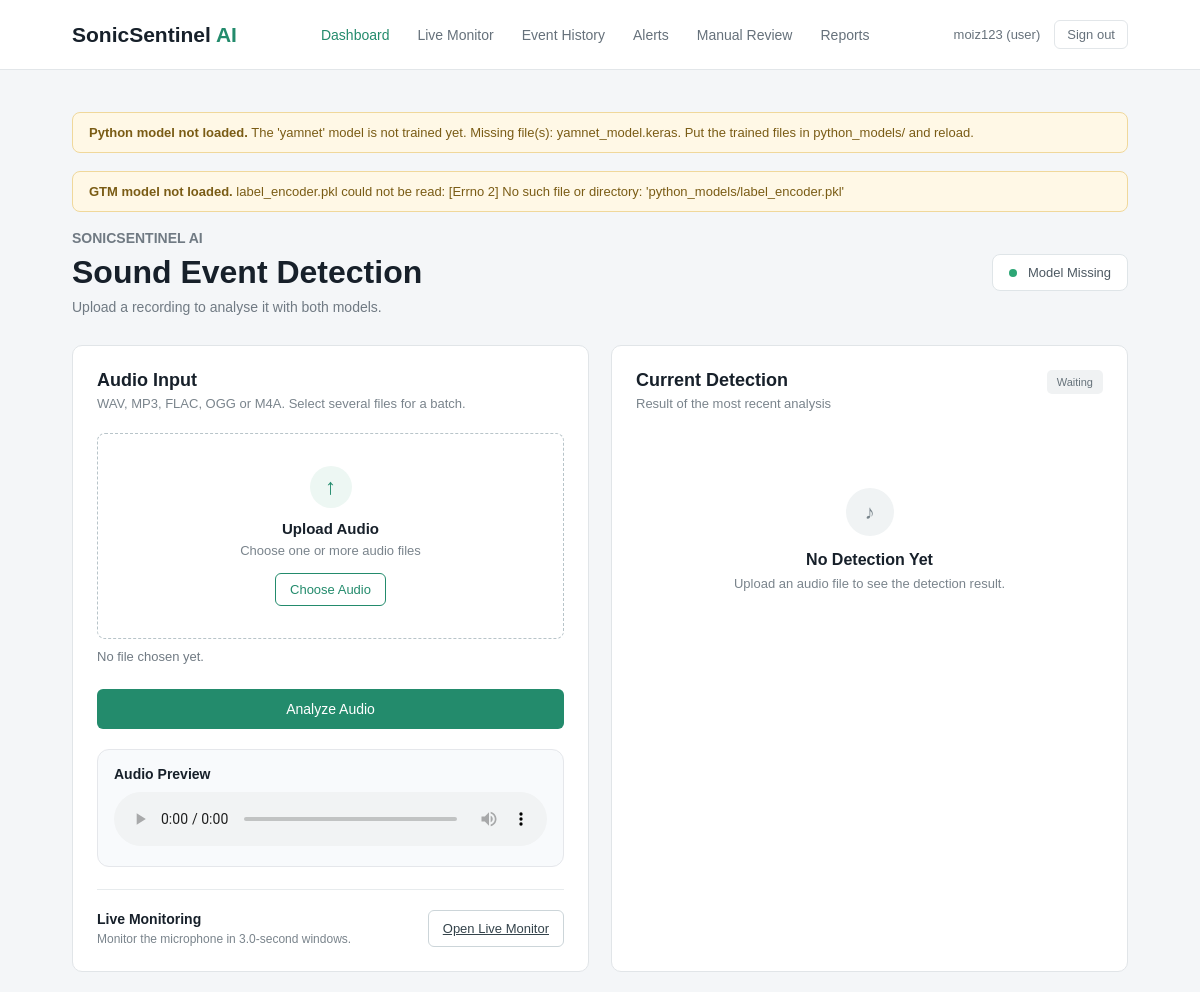
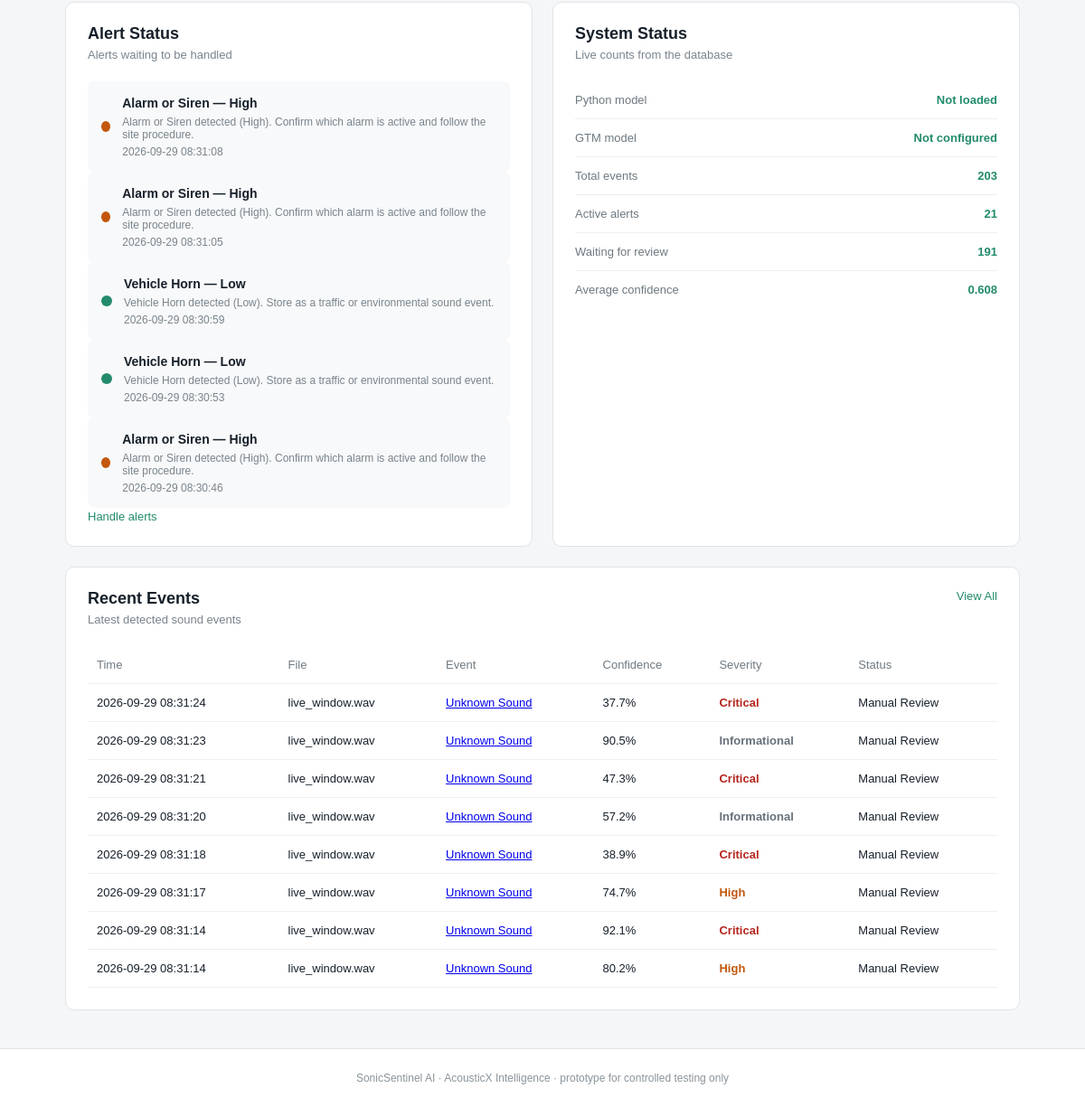
/ (signed in), run on the app's committed database (2 pictures, top to bottom).
### tables this page shows
CREATE TABLE users (
        user_id INTEGER PRIMARY KEY,
        username TEXT NOT NULL UNIQUE,
        password_hash TEXT NOT NULL,
        role TEXT NOT NULL
            CHECK (role IN ('user', 'reviewer', 'operator', 'maintenance', 'admin')),
        full_name TEXT,
        email TEXT,
        created_at TEXT NOT NULL DEFAULT CURRENT_TIMESTAMP
    );

CREATE TABLE alerts (
        alert_id INTEGER PRIMARY KEY,
        detection_id INTEGER NOT NULL,
        severity TEXT NOT NULL,
        message TEXT,
        status TEXT NOT NULL DEFAULT 'active',
        handled_by INTEGER,
        handled_at TEXT,
        created_at TEXT NOT NULL DEFAULT CURRENT_TIMESTAMP,

        FOREIGN KEY (detection_id) REFERENCES detections(detection_id),
        FOREIGN KEY (handled_by) REFERENCES users(user_id)
    );

CREATE TABLE detections (
        detection_id INTEGER PRIMARY KEY,
        audio_id INTEGER,
        segment_index INTEGER NOT NULL DEFAULT 0,
        start_sec REAL,
        end_sec REAL,

        python_class TEXT,
        python_scores TEXT,
        python_confidence REAL,
        python_model_version TEXT,

        gtm_class TEXT,
        gtm_scores TEXT,
        gtm_confidence REAL,
        gtm_model_version TEXT,

        agreement_status TEXT,
        confidence_difference REAL,
        top_two_margin REAL,
        overlapping_classes TEXT,

        quality TEXT,
        quality_notes TEXT,
        noise_level REAL,

        final_class TEXT,
        confidence_level TEXT,
        severity TEXT,
        alert_status TEXT,
        recommended_action TEXT,
        manual_review_required INTEGER NOT NULL DEFAULT 0,
        manual_review_reason TEXT,
        status TEXT NOT NULL DEFAULT 'Classified',
        reviewer_decision TEXT,

        waveform_path TEXT,
        spectrogram_path TEXT,

        created_at TEXT NOT NULL DEFAULT CURRENT_TIMESTAMP,

        FOREIGN KEY (audio_id) REFERENCES audio_files(audio_id)
    );

CREATE TABLE audio_files (
        audio_id INTEGER PRIMARY KEY,
        uploaded_by INTEGER,
        filename TEXT NOT NULL,
        stored_path TEXT NOT NULL,
        file_hash TEXT NOT NULL,
        fingerprint TEXT,
        audio_format TEXT,
        duration_sec REAL,
        sample_rate INTEGER,
        channels INTEGER,
        bit_depth INTEGER,
        file_size INTEGER,
        source_kind TEXT NOT NULL DEFAULT 'upload',
        augmentation_type TEXT,
        uploaded_at TEXT NOT NULL DEFAULT CURRENT_TIMESTAMP,

        FOREIGN KEY (uploaded_by) REFERENCES users(user_id)
    );

### app.py (the view, shortened to what this page needs)
@app.route("/", methods=["GET", "POST"])
def dashboard():
    user = current_user()
    if user is None:
        if request.method == "POST":
            return redirect(url_for("login"))
        return render_template("landing.html", classes=CLASSES)
    results = []
    error_message = None
    batch_summary = None
    context = page_context()
    context["user"] = user
    return render_template(
        "dashboard.html",
        results=results,
        result=results[0] if results else None,
        error_message=error_message,
        batch_summary=batch_summary,
        recent_events=database.get_recent_detections(8),
        active_alerts=database.get_alerts("active", 5),
        stats=database.get_statistics(),
        segment_duration=SEGMENT_DURATION_SEC,
        **context,
    )

### templates/dashboard.html (shortened to what this page needs)
{% extends "base.html" %}
{% set active_page = 'dashboard' %}
{% block content %}
<section class="page-heading">
    <div>
        <p class="small-title">SONICSENTINEL AI</p>
        <h1>Sound Event Detection</h1>
        <p>Upload a recording to analyse it with both models.</p>
    </div>
    <div class="system-status">
        <span></span>
        {% if model_status.available %}Model Ready{% else %}Model Missing{% endif %}
    </div>
</section>
<section class="main-grid">
    <div class="card input-card">
        <div class="card-heading">
            <div>
                <h2>Audio Input</h2>
                <p>WAV, MP3, FLAC, OGG or M4A. Select several files for a batch.</p>
            </div>
        </div>
        <form method="POST" enctype="multipart/form-data">
            <label class="upload-box">
                <div class="upload-icon">&uarr;</div>
                <h3>Upload Audio</h3>
                <p>Choose one or more audio files</p>
                <span class="choose-button">Choose Audio</span>
            </label>
            <p class="file-chosen" id="fileChosen">No file chosen yet.</p>
            <button type="submit" class="main-button">Analyze Audio</button>
        </form>
        <div class="audio-player">
            <h3>Audio Preview</h3>
            <audio id="audioPreview" controls>
            </audio>
        </div>
        <div class="live-box">
            <div>
                <h3>Live Monitoring</h3>
                <p>Monitor the microphone in {{ segment_duration }}-second windows.</p>
            </div>
            <a class="secondary-button" href="{{ url_for('live') }}">Open Live Monitor</a>
        </div>
    </div>
    <div class="card detection-card">
        <div class="card-heading">
            <div>
                <h2>Current Detection</h2>
                <p>Result of the most recent analysis</p>
            </div>
            <span class="status-badge">
                {% if result %}{{ result.status }}{% else %}Waiting{% endif %}
            </span>
        </div>
        {% if result %}
        <div class="detected-event">
            <p>Detected Sound</p>
            <h2>{{ result.final_class_name }}</h2>
            {% if result.final_class != result.detected_class %}
            <p class="muted">Python model said {{ result.detected_class_name }}.</p>
            {% endif %}
        </div>
        <div class="result-grid">
            <div class="result-item">
                <p>Confidence</p>
                <strong>{{ '%.1f'|format(result.python_confidence * 100) }}% ({{ result.confidence_level }})</strong>
            </div>
            <div class="result-item">
                <p>Severity</p>
                <strong class="severity-{{ result.severity|lower }}">{{ result.severity }}</strong>
            </div>
            <div class="result-item">
                <p>Audio Quality</p>
                <strong>{{ result.quality }}</strong>
            </div>
            <div class="result-item">
                <p>Alert Status</p>
                <strong>{{ result.alert_status }}</strong>
            </div>
        </div>
        <div class="model-compare">
            <h3>Model Comparison</h3>
            <div class="compare-grid">
                <div>
                    <p class="muted">Python model</p>
                    <ol class="score-list">
                        {% for name, value in result.python_top3 %}
                        <li><span>{{ display_name(name) }}</span><strong>{{ '%.1f'|format(value * 100) }}%</strong></li>
                        {% endfor %}
                    </ol>
                </div>
                <div>
                    <p class="muted">Teachable Machine</p>
                    {% if result.gtm_available %}
                    <ol class="score-list">
                        {% for name, value in result.gtm_top3 %}
                        <li><span>{{ display_name(name) }}</span><strong>{{ '%.1f'|format(value * 100) }}%</strong></li>
                        {% endfor %}
                    </ol>
                    {% else %}
                    <p class="muted" id="gtmUploadStatus">
                        Scoring in the browser…
                    </p>
                    {% endif %}
                </div>
            </div>
            <div class="metric-row">
                <span>Agreement</span>
                <strong>{{ result.agreement_status }}</strong>
            </div>
            <div class="metric-row">
                <span>Top-class confidence difference</span>
                <strong>
                    {% if result.confidence_difference is not none %}
                        {{ '%.3f'|format(result.confidence_difference) }}
                    {% else %}—{% endif %}
                </strong>
            </div>
            <div class="metric-row">
                <span>Top-two margin</span>
                <strong>{{ '%.3f'|format(result.top_two_margin) }}</strong>
            </div>
            <div class="metric-row">
                <span>Repeated detections in window</span>
                <strong>{{ result.repeat_count }}</strong>
            </div>
        </div>
        <div class="action-box">
            <p>Recommended Action</p>
            <strong>{{ result.recommended_action }}</strong>
        </div>
        {% if result.manual_review_required %}
        <div class="review-box">
            <strong>Manual review required.</strong>
            <p>{{ result.manual_review_reason }}</p>
        </div>
        {% endif %}
        {% if result.overlapping_classes|length > 1 %}
        <div class="review-box">
            <strong>Possible overlapping sounds:</strong>
            <p>{% for name in result.overlapping_classes %}{{ display_name(name) }}{% if not loop.last %}, {% endif %}{% endfor %}</p>
        </div>
        {% endif %}
        <div class="alert-buttons">
            <a class="main-button small-button" href="{{ url_for('detection_detail', detection_id=result.detection_id) }}">
                Full Report
            </a>
            <a class="secondary-button" href="{{ url_for('manual_review') }}">Review Queue</a>
        </div>
        {% else %}
        <div class="empty-result">
            <div class="empty-icon">&#9834;</div>
            <h3>No Detection Yet</h3>
            <p>Upload an audio file to see the detection result.</p>
        </div>
        {% endif %}
    </div>
</section>
<section class="bottom-grid">
    <div class="card alert-card">
        <div class="card-heading">
            <div>
                <h2>Alert Status</h2>
                <p>Alerts waiting to be handled</p>
            </div>
        </div>
        {% if active_alerts %}
        {% for alert in active_alerts %}
        <div class="alert-status">
            <div class="alert-dot severity-dot-{{ alert['severity']|lower }}"></div>
            <div>
                <strong>{{ display_name(alert['final_class'] or 'unknown') }} — {{ alert['severity'] }}</strong>
                <p>{{ alert['message'] }}</p>
                <p class="muted">{{ alert['created_at'] }}</p>
            </div>
        </div>
        {% endfor %}
        <a class="view-link" href="{{ url_for('alerts') }}">Handle alerts</a>
        {% endif %}
    </div>
    <div class="card metrics-card">
        <div class="card-heading">
            <div>
                <h2>System Status</h2>
                <p>Live counts from the database</p>
            </div>
        </div>
        <div class="metric-row">
            <span>Python model</span>
            <strong>{% if model_status.available %}{{ model_status.name }} ({{ model_status.version }}){% else %}Not loaded{% endif %}</strong>
        </div>
        <div class="metric-row">
            <span>GTM model</span>
            <strong>{% if gtm.ready %}Ready ({{ gtm.version }}){% else %}Not configured{% endif %}</strong>
        </div>
        <div class="metric-row">
            <span>Total events</span>
            <strong>{{ stats.total_detections }}</strong>
        </div>
        <div class="metric-row">
            <span>Active alerts</span>
            <strong>{{ stats.active_alerts }}</strong>
        </div>
        <div class="metric-row">
            <span>Waiting for review</span>
            <strong>{{ stats.pending_review }}</strong>
        </div>
        <div class="metric-row">
            <span>Average confidence</span>
            <strong>{{ stats.average_confidence }}</strong>
        </div>
    </div>
</section>
<section class="card events-card">
    <div class="card-heading">
        <div>
            <h2>Recent Events</h2>
            <p>Latest detected sound events</p>
        </div>
        <a href="{{ url_for('event_history') }}" class="view-link">View All</a>
    </div>
    <div class="table-wrapper">
        <table>
            <thead>
                <tr>
                    <th>Time</th>
                    <th>File</th>
                    <th>Event</th>
                    <th>Confidence</th>
                    <th>Severity</th>
                    <th>Status</th>
                </tr>
            </thead>
            <tbody>
                {% for event in recent_events %}
                <tr>
                    <td>{{ event['created_at'] }}</td>
                    <td>{{ event['filename'] or '—' }}</td>
                    <td>
                        <a href="{{ url_for('detection_detail', detection_id=event['detection_id']) }}">
                            {{ display_name(event['final_class'] or 'unknown') }}
                        </a>
                    </td>
                    <td>
                        {% if event['python_confidence'] is not none %}
                            {{ '%.1f'|format(event['python_confidence'] * 100) }}%
                        {% else %}—{% endif %}
                    </td>
                    <td><span class="severity-{{ (event['severity'] or 'low')|lower }}">{{ event['severity'] }}</span></td>
                    <td>{{ event['status'] }}</td>
                </tr>
                {% else %}
                <tr><td colspan="6" class="muted">No events recorded yet.</td></tr>
                {% endfor %}
            </tbody>
        </table>
    </div>
</section>
{% endblock %}

### templates/base.html (shortened to what this page needs)
<!DOCTYPE html>
<html lang="en">
<head>
    <link rel="stylesheet" href="{{ url_for('static', filename='style.css') }}">
</head>
<body>
<header class="navbar">
    <div class="logo">
        SonicSentinel <span>AI</span>
    </div>
    {% if user %}
    <nav>
        <a href="{{ url_for('dashboard') }}" class="{% if active_page == 'dashboard' %}active{% endif %}">Dashboard</a>
        <a href="{{ url_for('live') }}" class="{% if active_page == 'live' %}active{% endif %}">Live Monitor</a>
        <a href="{{ url_for('event_history') }}" class="{% if active_page == 'history' %}active{% endif %}">Event History</a>
        <a href="{{ url_for('alerts') }}" class="{% if active_page == 'alerts' %}active{% endif %}">Alerts</a>
        <a href="{{ url_for('manual_review') }}" class="{% if active_page == 'review' %}active{% endif %}">Manual Review</a>
        <a href="{{ url_for('reports') }}" class="{% if active_page == 'reports' %}active{% endif %}">Reports</a>
    </nav>
    <div class="user-box">
        <a href="{{ url_for('profile') }}">{{ user['username'] }} ({{ user['role'] }})</a>
        <a href="{{ url_for('logout') }}" class="logout-link">Sign out</a>
    </div>
    {% endif %}
</header>
<main class="container">
    {% if model_status and not model_status.available %}
    <div class="notice-box">
        <strong>Python model not loaded.</strong> {{ model_status.message }}
    </div>
    {% endif %}
    {% if gtm and not gtm.ready and active_page in ['dashboard', 'live'] %}
    <div class="notice-box">
        <strong>GTM model not loaded.</strong> {{ gtm.message }}
    </div>
    {% endif %}
    {% block content %}{% endblock %}
</main>
<footer>
    <p>SonicSentinel AI · AcousticX Intelligence · prototype for controlled testing only</p>
</footer>
</body>
</html>

### data on the page
users: username "moiz123", role "user"
alerts: severity "High", message "Alarm or Siren detected (High). Confirm which alarm is active and follow the site procedure.", created_at "2026-09-29 08:31:08"
detections: final_class "Alarm or Siren"
alerts: severity "High", message "Alarm or Siren detected (High). Confirm which alarm is active and follow the site procedure.", created_at "2026-09-29 08:31:05"
detections: final_class "Alarm or Siren"
alerts: severity "Low", message "Vehicle Horn detected (Low). Store as a traffic or environmental sound event.", created_at "2026-09-29 08:30:59"
detections: final_class "Vehicle Horn"
alerts: severity "Low", message "Vehicle Horn detected (Low). Store as a traffic or environmental sound event.", created_at "2026-09-29 08:30:53"
detections: final_class "Vehicle Horn"
alerts: severity "High", message "Alarm or Siren detected (High). Confirm which alarm is active and follow the site procedure.", created_at "2026-09-29 08:30:46"
detections: final_class "Alarm or Siren"
detections: created_at "2026-09-29 08:31:24", filename "live_window.wav", final_class "Unknown Sound", event['python_confidence']*100 "37.7", severity "Critical", status "Manual Review"
detections: created_at "2026-09-29 08:31:23", filename "live_window.wav", final_class "Unknown Sound", event['python_confidence']*100 "90.5", severity "Informational", status "Manual Review"
detections: created_at "2026-09-29 08:31:21", filename "live_window.wav", final_class "Unknown Sound", event['python_confidence']*100 "47.3", severity "Critical", status "Manual Review"
detections: created_at "2026-09-29 08:31:20", filename "live_window.wav", final_class "Unknown Sound", event['python_confidence']*100 "57.2", severity "Informational", status "Manual Review"
detections: created_at "2026-09-29 08:31:18", filename "live_window.wav", final_class "Unknown Sound", event['python_confidence']*100 "38.9", severity "Critical", status "Manual Review"
detections: created_at "2026-09-29 08:31:17", filename "live_window.wav", final_class "Unknown Sound", event['python_confidence']*100 "74.7", severity "High", status "Manual Review"
detections: created_at "2026-09-29 08:31:14", filename "live_window.wav", final_class "Unknown Sound", event['python_confidence']*100 "92.1", severity "Critical", status "Manual Review"
detections: created_at "2026-09-29 08:31:14", filename "live_window.wav", final_class "Unknown Sound", event['python_confidence']*100 "80.2", severity "High", status "Manual Review"

### other printed values
{{ model_status.message }} "The 'yamnet' model is not trained yet. Missing file(s): yamnet_model.keras. Put the trained files in python_models/ and reload."
{{ gtm.message }} "label_encoder.pkl could not be read: [Errno 2] No such file or directory: 'python_models/label_encoder.pkl'"
{{ segment_duration }} "3.0"
{{ stats.total_detections }} "203"
{{ stats.active_alerts }} "21"
{{ stats.pending_review }} "191"
{{ stats.average_confidence }} "0.608"
